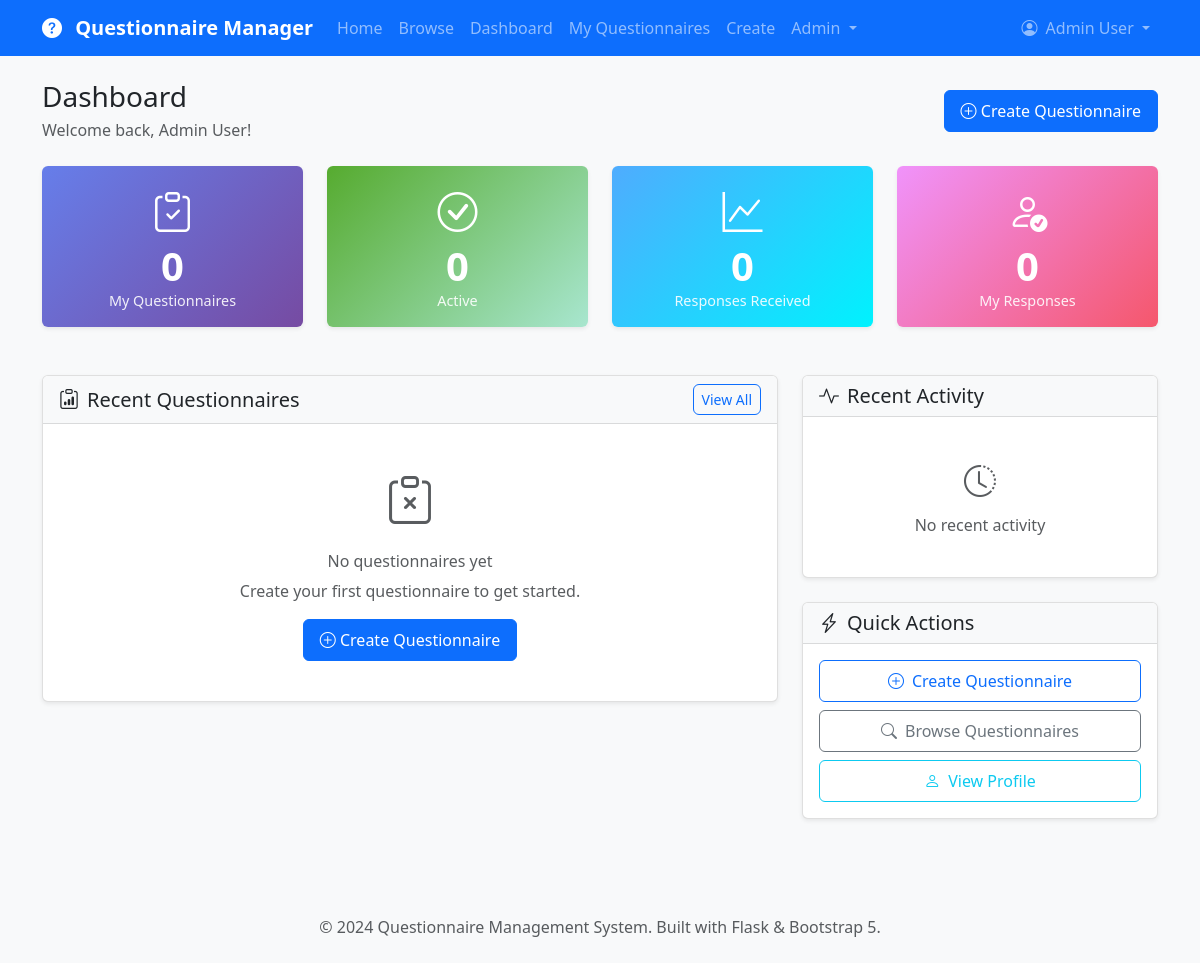
The page /dashboard (signed in) on the database as committed earlier.
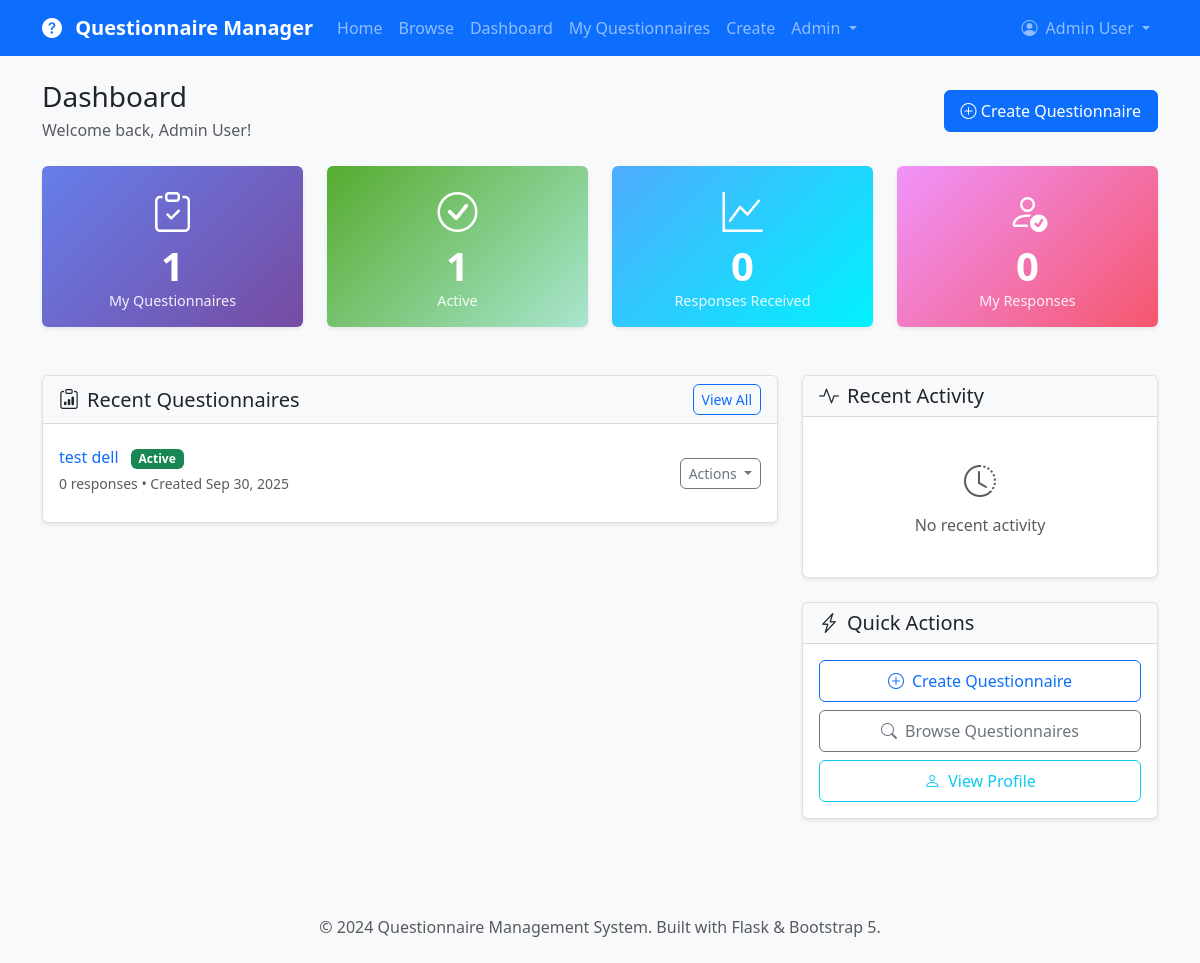
The same page on the database as committed later.
### app/models.py (models this page shows, shortened)
class Questionnaire(db.Model):
    __tablename__ = 'questionnaires'
    id = db.Column(db.Integer, primary_key=True)
    title = db.Column(db.String(200), nullable=False)
    description = db.Column(db.Text)
    creator_id = db.Column(db.Integer, db.ForeignKey('users.id'), nullable=False)
    is_active = db.Column(db.Boolean, default=True)
    allow_anonymous = db.Column(db.Boolean, default=False)
    multiple_submissions = db.Column(db.Boolean, default=False)
    created_at = db.Column(db.DateTime, index=True, default=datetime.utcnow)
    updated_at = db.Column(db.DateTime, default=datetime.utcnow, onupdate=datetime.utcnow)
    questions = db.relationship('Question', backref='questionnaire', lazy='dynamic',
                              cascade='all, delete-orphan', order_by='Question.order')
    responses = db.relationship('Response', backref='questionnaire', lazy='dynamic',
                              cascade='all, delete-orphan')
    def get_total_responses(self):
        return self.responses.filter_by(is_complete=True).count()

### app/main/routes.py (the view)
@bp.route('/dashboard')
@login_required
def dashboard():
    user_questionnaires = current_user.created_questionnaires.order_by(desc(Questionnaire.created_at)).limit(5).all()
    user_responses = current_user.responses.order_by(desc(Response.submitted_at)).limit(5).all()
    stats = {
        'total_questionnaires': current_user.created_questionnaires.count(),
        'active_questionnaires': current_user.created_questionnaires.filter_by(is_active=True).count(),
        'total_responses_received': db.session.query(Response).join(Questionnaire).filter(
            Questionnaire.creator_id == current_user.id,
            Response.is_complete == True
        ).count(),
        'my_responses': current_user.responses.filter_by(is_complete=True).count()
    }
    return render_template('main/dashboard.html',
                         title='Dashboard',
                         user_questionnaires=user_questionnaires,
                         user_responses=user_responses,
                         stats=stats)

### app/models.py (called while the page is built)
@login_manager.user_loader
def load_user(user_id):
    return User.query.get(int(user_id))

    def get_full_name(self):
        if self.first_name and self.last_name:
            return f"{self.first_name} {self.last_name}"
        return self.username

    def is_admin(self):
        return self.role == 'admin'

### app/templates/main/dashboard.html (shortened to what the changed rows need)
{% extends "base.html" %}
{% block content %}
<div class="d-flex justify-content-between align-items-center mb-4">
    <div>
        <h1 class="h3 mb-1">Dashboard</h1>
    </div>
</div>
<div class="row mb-4">
    <div class="col-lg-3 col-md-6 mb-4">
        <div class="card stat-card h-100">
            <div class="card-body text-center">
                <i class="bi bi-clipboard-check fs-1 mb-3"></i>
                <h3 class="stat-number">{{ stats.total_questionnaires }}</h3>
                <p class="stat-label">My Questionnaires</p>
            </div>
        </div>
    </div>
    <div class="col-lg-3 col-md-6 mb-4">
        <div class="card stat-card success h-100">
            <div class="card-body text-center">
                <i class="bi bi-check-circle fs-1 mb-3"></i>
                <h3 class="stat-number">{{ stats.active_questionnaires }}</h3>
                <p class="stat-label">Active</p>
            </div>
        </div>
    </div>
</div>
<div class="row">
    <div class="col-lg-8 mb-4">
        <div class="card">
            <div class="card-body">
                {% if user_questionnaires %}
                    <div class="list-group list-group-flush">
                        {% for questionnaire in user_questionnaires %}
                            <div class="list-group-item d-flex justify-content-between align-items-center px-0">
                                <div>
                                    <h6 class="mb-1">
                                        <a href="{{ url_for('main.view_questionnaire', id=questionnaire.id) }}"
                                           class="text-decoration-none">
                                            {{ questionnaire.title }}
                                        </a>
                                        {% if questionnaire.is_active %}
                                            <span class="badge bg-success ms-2">Active</span>
                                        {% else %}
                                            <span class="badge bg-secondary ms-2">Inactive</span>
                                        {% endif %}
                                    </h6>
                                    <p class="mb-1 text-muted small">
                                        {{ questionnaire.get_total_responses() }} responses •
                                        Created {{ questionnaire.created_at.strftime('%b %d, %Y') }}
                                    </p>
                                </div>
                                <div class="dropdown">
                                    <button class="btn btn-sm btn-outline-secondary dropdown-toggle"
                                            data-bs-toggle="dropdown">
                                        Actions
                                    </button>
                                </div>
                            </div>
                        {% endfor %}
                    </div>
                {% else %}
                    <div class="text-center py-4">
                        <i class="bi bi-clipboard-x text-muted" style="font-size: 3rem;"></i>
                        <h6 class="text-muted mt-3">No questionnaires yet</h6>
                        <p class="text-muted">Create your first questionnaire to get started.</p>
                        <a href="{{ url_for('main.create_questionnaire') }}" class="btn btn-primary">
                            <i class="bi bi-plus-circle"></i> Create Questionnaire
                        </a>
                    </div>
                {% endif %}
            </div>
        </div>
    </div>
</div>
{% endblock %}

Rows that differ between the two databases and show on the page:
added Questionnaire: title "test dell", is_active "Active", get_total_responses "0", created_at "Sep 30, 2025"
Other text that changed with them:
{{ stats.total_questionnaires }}: "0" → "1"
{{ stats.active_questionnaires }}: "0" → "1"
text no longer shown: "No questionnaires yet Create your first questionnaire to get started. Create Questionnaire"
